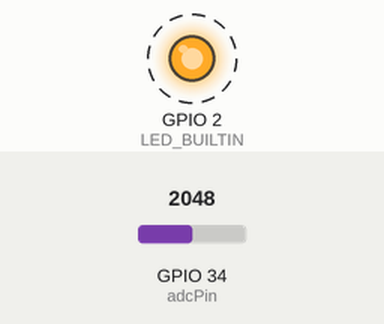
Simulated run of this sketch. Board: ESP32. Shown: output pins drawn as LEDs (lit = HIGH). Dashed ring = blinking. Inputs (shaded band) come from the test bench; at power-on: GPIO 34 (adcPin) = 2048. What the sketch prints to the serial monitor is not drawn.

Above: at 1.0 s.
Timing chart, 0 to 4.7 s (numbered marks = the images above):
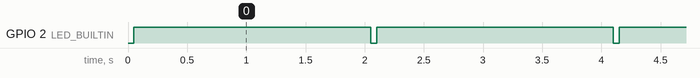

The sketch:

AnalogOut34.ino
```cpp
/* Blink */
// LED_BUILTIN = 5;  // WEMOS LOLIN32 - 115200 baud

int adcPin = 34;
int adcValue = 0;

void setup() {
  pinMode(LED_BUILTIN, OUTPUT);
  Serial.begin(115200);
  Serial.print("all good");
}

void loop() {
  digitalWrite(LED_BUILTIN, LOW);
  adcValue = analogRead(adcPin);
  Serial.println(adcValue);
  delay(50);
  digitalWrite(LED_BUILTIN, HIGH);
  delay(2000);
}
```

Measured:
- by itself, GPIO 2 (LED_BUILTIN): alternates HIGH for 2.0 s and LOW for 0.05 s
